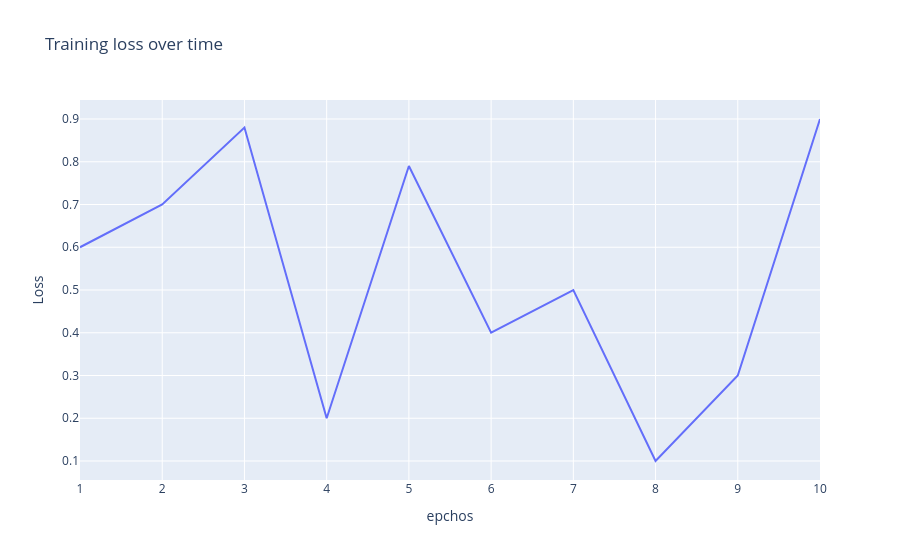

The notebook cell saved with this chart:
### Code cell
#

### Figure 1 — Plotly figure (JSON) as saved in the notebook; plotly's stock layout.template omitted (floating-point values rounded to 4 significant figures)
{"data": [{"hovertemplate": "epchos=%{x}<br>Loss=%{y}<extra></extra>", "legendgroup": "", "line": {"color": "#636efa", "dash": "solid"}, "marker": {"symbol": "circle"}, "mode": "lines", "name": "", "orientation": "v", "showlegend": false, "type": "scatter", "x": [1, 2, 3, 4, 5, 6, 7, 8, 9, 10], "xaxis": "x", "y": [0.6, 0.7, 0.88, 0.2, 0.79, 0.4, 0.5, 0.1, 0.3, 0.9], "yaxis": "y"}], "layout": {"legend": {"tracegroupgap": 0}, "title": {"text": "Training loss over time"}, "xaxis": {"anchor": "y", "domain": [0, 1], "title": {"text": "epchos"}}, "yaxis": {"anchor": "x", "domain": [0, 1], "title": {"text": "Loss"}}}}
